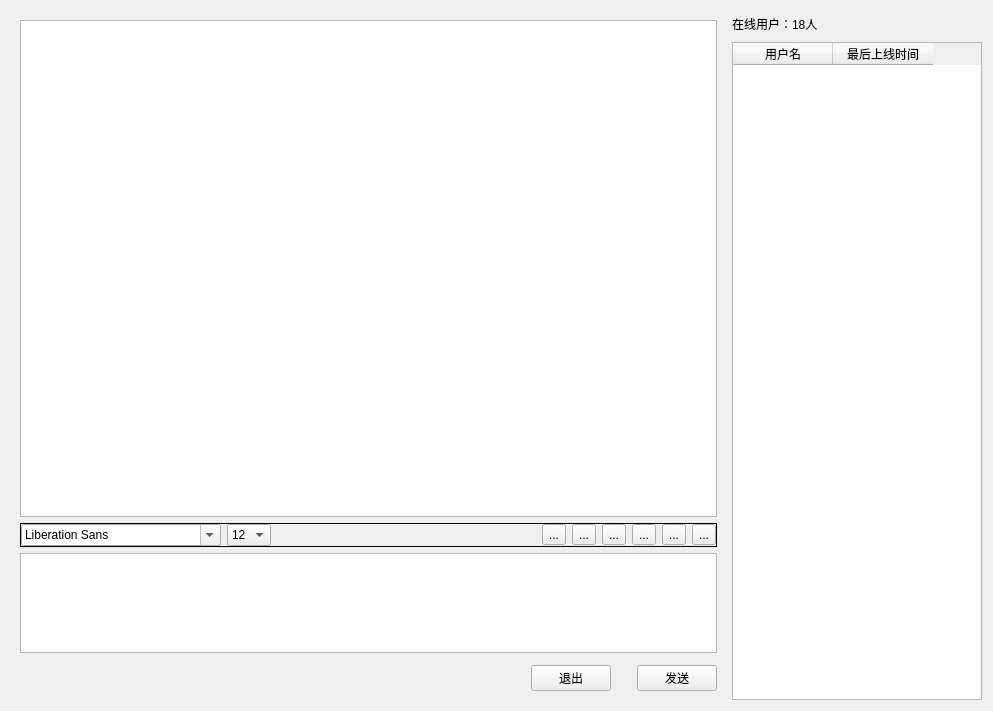
<?xml version="1.0" encoding="UTF-8"?>
<ui version="4.0">
 <class>DlgGroupChat</class>
 <widget class="QWidget" name="DlgGroupChat">
  <property name="geometry">
   <rect>
    <x>0</x>
    <y>0</y>
    <width>993</width>
    <height>711</height>
   </rect>
  </property>
  <property name="minimumSize">
   <size>
    <width>18</width>
    <height>18</height>
   </size>
  </property>
  <property name="windowTitle">
   <string>Form</string>
  </property>
  <layout class="QGridLayout" name="gridLayout">
   <item row="0" column="0">
    <widget class="QWidget" name="widget_5" native="true">
     <property name="sizePolicy">
      <sizepolicy hsizetype="Preferred" vsizetype="Preferred">
       <horstretch>0</horstretch>
       <verstretch>0</verstretch>
      </sizepolicy>
     </property>
     <property name="minimumSize">
      <size>
       <width>0</width>
       <height>0</height>
      </size>
     </property>
     <layout class="QHBoxLayout" name="horizontalLayout_3">
      <property name="leftMargin">
       <number>0</number>
      </property>
      <property name="topMargin">
       <number>0</number>
      </property>
      <property name="rightMargin">
       <number>0</number>
      </property>
      <property name="bottomMargin">
       <number>0</number>
      </property>
      <item>
       <widget class="QWidget" name="widget_3" native="true">
        <property name="maximumSize">
         <size>
          <width>30000</width>
          <height>16777215</height>
         </size>
        </property>
        <layout class="QVBoxLayout" name="verticalLayout_3">
         <item>
          <widget class="QWidget" name="widChat" native="true">
           <layout class="QVBoxLayout" name="verticalLayout">
            <property name="leftMargin">
             <number>0</number>
            </property>
            <property name="topMargin">
             <number>0</number>
            </property>
            <property name="rightMargin">
             <number>0</number>
            </property>
            <property name="bottomMargin">
             <number>0</number>
            </property>
            <item>
             <widget class="QTextBrowser" name="tbChat"/>
            </item>
            <item>
             <widget class="QFrame" name="widToolSet">
              <property name="frameShape">
               <enum>QFrame::Box</enum>
              </property>
              <layout class="QHBoxLayout" name="horizontalLayout">
               <property name="leftMargin">
                <number>0</number>
               </property>
               <property name="topMargin">
                <number>0</number>
               </property>
               <property name="rightMargin">
                <number>0</number>
               </property>
               <property name="bottomMargin">
                <number>0</number>
               </property>
               <item>
                <widget class="QFontComboBox" name="fcbFont">
                 <property name="minimumSize">
                  <size>
                   <width>80</width>
                   <height>0</height>
                  </size>
                 </property>
                 <property name="maximumSize">
                  <size>
                   <width>200</width>
                   <height>16777215</height>
                  </size>
                 </property>
                </widget>
               </item>
               <item>
                <widget class="QComboBox" name="comboBox">
                 <property name="currentText">
                  <string>12</string>
                 </property>
                 <property name="currentIndex">
                  <number>4</number>
                 </property>
                 <item>
                  <property name="text">
                   <string>8</string>
                  </property>
                 </item>
                 <item>
                  <property name="text">
                   <string>9</string>
                  </property>
                 </item>
                 <item>
                  <property name="text">
                   <string>10</string>
                  </property>
                 </item>
                 <item>
                  <property name="text">
                   <string>11</string>
                  </property>
                 </item>
                 <item>
                  <property name="text">
                   <string>12</string>
                  </property>
                 </item>
                 <item>
                  <property name="text">
                   <string>13</string>
                  </property>
                 </item>
                 <item>
                  <property name="text">
                   <string>14</string>
                  </property>
                 </item>
                 <item>
                  <property name="text">
                   <string>15</string>
                  </property>
                 </item>
                 <item>
                  <property name="text">
                   <string>16</string>
                  </property>
                 </item>
                 <item>
                  <property name="text">
                   <string>17</string>
                  </property>
                 </item>
                 <item>
                  <property name="text">
                   <string>18</string>
                  </property>
                 </item>
                 <item>
                  <property name="text">
                   <string>19</string>
                  </property>
                 </item>
                 <item>
                  <property name="text">
                   <string>20</string>
                  </property>
                 </item>
                 <item>
                  <property name="text">
                   <string>21</string>
                  </property>
                 </item>
                 <item>
                  <property name="text">
                   <string>22</string>
                  </property>
                 </item>
                 <item>
                  <property name="text">
                   <string>23</string>
                  </property>
                 </item>
                 <item>
                  <property name="text">
                   <string>24</string>
                  </property>
                 </item>
                 <item>
                  <property name="text">
                   <string>25</string>
                  </property>
                 </item>
                 <item>
                  <property name="text">
                   <string>26</string>
                  </property>
                 </item>
                </widget>
               </item>
               <item>
                <spacer name="horizontalSpacer_3">
                 <property name="orientation">
                  <enum>Qt::Horizontal</enum>
                 </property>
                 <property name="sizeHint" stdset="0">
                  <size>
                   <width>40</width>
                   <height>20</height>
                  </size>
                 </property>
                </spacer>
               </item>
               <item>
                <widget class="QToolButton" name="tbFontBold">
                 <property name="minimumSize">
                  <size>
                   <width>18</width>
                   <height>18</height>
                  </size>
                 </property>
                 <property name="text">
                  <string>...</string>
                 </property>
                 <property name="icon">
                  <iconset resource="res.qrc">
                   <normaloff>:/images/加粗.png</normaloff>:/images/加粗.png</iconset>
                 </property>
                 <property name="checkable">
                  <bool>true</bool>
                 </property>
                </widget>
               </item>
               <item>
                <widget class="QToolButton" name="tbFontTilt">
                 <property name="minimumSize">
                  <size>
                   <width>18</width>
                   <height>18</height>
                  </size>
                 </property>
                 <property name="text">
                  <string>...</string>
                 </property>
                 <property name="icon">
                  <iconset resource="res.qrc">
                   <normaloff>:/images/倾斜.png</normaloff>:/images/倾斜.png</iconset>
                 </property>
                 <property name="checkable">
                  <bool>true</bool>
                 </property>
                </widget>
               </item>
               <item>
                <widget class="QToolButton" name="tbFontUnderline">
                 <property name="minimumSize">
                  <size>
                   <width>18</width>
                   <height>18</height>
                  </size>
                 </property>
                 <property name="text">
                  <string>...</string>
                 </property>
                 <property name="icon">
                  <iconset resource="res.qrc">
                   <normaloff>:/images/下划线.png</normaloff>:/images/下划线.png</iconset>
                 </property>
                 <property name="checkable">
                  <bool>true</bool>
                 </property>
                </widget>
               </item>
               <item>
                <widget class="QToolButton" name="tbMark">
                 <property name="minimumSize">
                  <size>
                   <width>18</width>
                   <height>18</height>
                  </size>
                 </property>
                 <property name="text">
                  <string>...</string>
                 </property>
                 <property name="icon">
                  <iconset resource="res.qrc">
                   <normaloff>:/images/调色盘 (1).png</normaloff>:/images/调色盘 (1).png</iconset>
                 </property>
                 <property name="checkable">
                  <bool>true</bool>
                 </property>
                </widget>
               </item>
               <item>
                <widget class="QToolButton" name="tbChatSave">
                 <property name="sizePolicy">
                  <sizepolicy hsizetype="Fixed" vsizetype="Fixed">
                   <horstretch>0</horstretch>
                   <verstretch>0</verstretch>
                  </sizepolicy>
                 </property>
                 <property name="minimumSize">
                  <size>
                   <width>18</width>
                   <height>18</height>
                  </size>
                 </property>
                 <property name="text">
                  <string>...</string>
                 </property>
                 <property name="icon">
                  <iconset resource="res.qrc">
                   <normaloff>:/images/下载.png</normaloff>:/images/下载.png</iconset>
                 </property>
                 <property name="checkable">
                  <bool>true</bool>
                 </property>
                </widget>
               </item>
               <item>
                <widget class="QToolButton" name="tbChatClean">
                 <property name="minimumSize">
                  <size>
                   <width>18</width>
                   <height>18</height>
                  </size>
                 </property>
                 <property name="text">
                  <string>...</string>
                 </property>
                 <property name="icon">
                  <iconset resource="res.qrc">
                   <normaloff>:/images/扫帚.png</normaloff>:/images/扫帚.png</iconset>
                 </property>
                 <property name="checkable">
                  <bool>true</bool>
                 </property>
                </widget>
               </item>
              </layout>
             </widget>
            </item>
            <item>
             <widget class="QTextEdit" name="teChatInput">
              <property name="minimumSize">
               <size>
                <width>0</width>
                <height>80</height>
               </size>
              </property>
              <property name="maximumSize">
               <size>
                <width>16777215</width>
                <height>100</height>
               </size>
              </property>
             </widget>
            </item>
           </layout>
          </widget>
         </item>
         <item>
          <widget class="QWidget" name="widget" native="true">
           <layout class="QVBoxLayout" name="verticalLayout_2">
            <property name="leftMargin">
             <number>0</number>
            </property>
            <property name="topMargin">
             <number>0</number>
            </property>
            <property name="rightMargin">
             <number>0</number>
            </property>
            <property name="bottomMargin">
             <number>0</number>
            </property>
           </layout>
          </widget>
         </item>
         <item>
          <widget class="QWidget" name="widget_2" native="true">
           <layout class="QHBoxLayout" name="horizontalLayout_2">
            <property name="leftMargin">
             <number>0</number>
            </property>
            <property name="topMargin">
             <number>0</number>
            </property>
            <property name="rightMargin">
             <number>0</number>
            </property>
            <property name="bottomMargin">
             <number>0</number>
            </property>
            <item>
             <spacer name="horizontalSpacer">
              <property name="orientation">
               <enum>Qt::Horizontal</enum>
              </property>
              <property name="sizeHint" stdset="0">
               <size>
                <width>507</width>
                <height>20</height>
               </size>
              </property>
             </spacer>
            </item>
            <item>
             <widget class="QPushButton" name="pbExit">
              <property name="text">
               <string>退出</string>
              </property>
             </widget>
            </item>
            <item>
             <spacer name="horizontalSpacer_2">
              <property name="orientation">
               <enum>Qt::Horizontal</enum>
              </property>
              <property name="sizeType">
               <enum>QSizePolicy::Minimum</enum>
              </property>
              <property name="sizeHint" stdset="0">
               <size>
                <width>20</width>
                <height>20</height>
               </size>
              </property>
             </spacer>
            </item>
            <item>
             <widget class="QPushButton" name="pbSend">
              <property name="text">
               <string>发送</string>
              </property>
              <property name="shortcut">
               <string>Ctrl+Return</string>
              </property>
             </widget>
            </item>
           </layout>
          </widget>
         </item>
        </layout>
       </widget>
      </item>
      <item>
       <widget class="QWidget" name="widget_4" native="true">
        <property name="minimumSize">
         <size>
          <width>150</width>
          <height>0</height>
         </size>
        </property>
        <property name="maximumSize">
         <size>
          <width>250</width>
          <height>16777215</height>
         </size>
        </property>
        <layout class="QVBoxLayout" name="verticalLayout_4">
         <property name="leftMargin">
          <number>0</number>
         </property>
         <property name="topMargin">
          <number>0</number>
         </property>
         <property name="rightMargin">
          <number>0</number>
         </property>
         <property name="bottomMargin">
          <number>0</number>
         </property>
         <item>
          <widget class="QLabel" name="labCount">
           <property name="minimumSize">
            <size>
             <width>0</width>
             <height>25</height>
            </size>
           </property>
           <property name="text">
            <string>在线用户：18人</string>
           </property>
          </widget>
         </item>
         <item>
          <widget class="QTableWidget" name="twUser">
           <property name="enabled">
            <bool>true</bool>
           </property>
           <column>
            <property name="text">
             <string>用户名</string>
            </property>
           </column>
           <column>
            <property name="text">
             <string>最后上线时间</string>
            </property>
           </column>
          </widget>
         </item>
        </layout>
       </widget>
      </item>
     </layout>
    </widget>
   </item>
  </layout>
 </widget>
 <resources>
  <include location="res.qrc"/>
 </resources>
 <connections/>
</ui>
